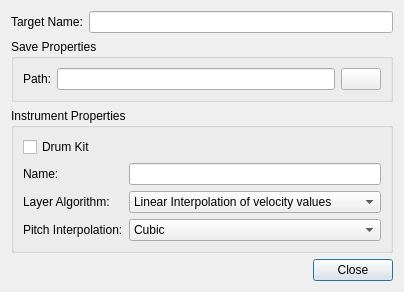
<?xml version="1.0" encoding="UTF-8"?>
<ui version="4.0">
 <class>Dialog</class>
 <widget class="QDialog" name="Dialog">
  <property name="windowTitle">
   <string>Renoise Target Configuration</string>
  </property>
  <layout class="QVBoxLayout" stretch="0,1,1,0">
   <item>
    <layout class="QHBoxLayout" stretch="0,1">
     <item>
      <widget class="QLabel" name="label">
       <property name="text">
        <string>Target Name:</string>
       </property>
      </widget>
     </item>
     <item>
      <widget class="QLineEdit" name="name"/>
     </item>
    </layout>
   </item>
   <item>
    <widget class="QGroupBox" name="groupBox">
     <property name="title">
      <string>Save Properties</string>
     </property>
     <layout class="QFormLayout">
      <property name="fieldGrowthPolicy">
       <enum>QFormLayout::AllNonFixedFieldsGrow</enum>
      </property>
      <item row="0" column="0">
       <widget class="QLabel" name="label">
        <property name="text">
         <string>Path:</string>
        </property>
       </widget>
      </item>
      <item row="0" column="1">
       <layout class="QHBoxLayout" stretch="1,0">
        <item>
         <widget class="QLineEdit" name="path"/>
        </item>
        <item>
         <widget class="QPushButton" name="pathLookupButton">
          <property name="text">
           <string/>
          </property>
          <property name="icon">
           <iconset resource="../../lib/lib.qrc">
            <normaloff>:/synthclone/images/16x16/save.png</normaloff>:/synthclone/images/16x16/save.png</iconset>
          </property>
          <property name="autoDefault">
           <bool>false</bool>
          </property>
          <property name="flat">
           <bool>false</bool>
          </property>
         </widget>
        </item>
       </layout>
      </item>
     </layout>
    </widget>
   </item>
   <item>
    <widget class="QGroupBox" name="groupBox">
     <property name="title">
      <string>Instrument Properties</string>
     </property>
     <layout class="QFormLayout">
      <property name="fieldGrowthPolicy">
       <enum>QFormLayout::AllNonFixedFieldsGrow</enum>
      </property>
      <item row="0" column="0" colspan="2">
       <widget class="QCheckBox" name="drumKit">
        <property name="text">
         <string>Drum Kit</string>
        </property>
       </widget>
      </item>
      <item row="1" column="0">
       <widget class="QLabel" name="label">
        <property name="text">
         <string>Name:</string>
        </property>
       </widget>
      </item>
      <item row="1" column="1">
       <widget class="QLineEdit" name="instrumentName"/>
      </item>
      <item row="2" column="0">
       <widget class="QLabel" name="label">
        <property name="text">
         <string>Layer Algorithm:</string>
        </property>
       </widget>
      </item>
      <item row="2" column="1">
       <widget class="QComboBox" name="layerAlgorithmComboBox">
        <property name="currentIndex">
         <number>0</number>
        </property>
        <item>
         <property name="text">
          <string>Linear Interpolation of velocity values</string>
         </property>
        </item>
        <item>
         <property name="text">
          <string>Velocity values interpreted as maximums</string>
         </property>
        </item>
        <item>
         <property name="text">
          <string>Velocity values interpreted as minimums</string>
         </property>
        </item>
       </widget>
      </item>
      <item row="3" column="0">
       <widget class="QLabel" name="label">
        <property name="text">
         <string>Pitch Interpolation:</string>
        </property>
       </widget>
      </item>
      <item row="3" column="1">
       <widget class="QComboBox" name="pitchInterpolationComboBox">
        <property name="currentIndex">
         <number>2</number>
        </property>
        <item>
         <property name="text">
          <string>None</string>
         </property>
        </item>
        <item>
         <property name="text">
          <string>Linear</string>
         </property>
        </item>
        <item>
         <property name="text">
          <string>Cubic</string>
         </property>
        </item>
       </widget>
      </item>
     </layout>
    </widget>
   </item>
   <item>
    <layout class="QHBoxLayout" stretch="1,0">
     <item>
      <spacer>
       <property name="orientation">
        <enum>Qt::Horizontal</enum>
       </property>
       <property name="sizeHint" stdset="0">
        <size>
         <width>0</width>
         <height>0</height>
        </size>
       </property>
      </spacer>
     </item>
     <item>
      <widget class="QPushButton" name="closeButton">
       <property name="text">
        <string>Close</string>
       </property>
       <property name="icon">
        <iconset resource="../../lib/lib.qrc">
         <normaloff>:/synthclone/images/16x16/close.png</normaloff>:/synthclone/images/16x16/close.png</iconset>
       </property>
      </widget>
     </item>
    </layout>
   </item>
  </layout>
 </widget>
 <resources>
  <include location="../../lib/lib.qrc"/>
 </resources>
 <connections/>
</ui>
